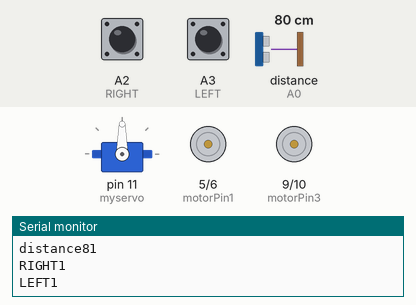
Simulated run of this sketch. Board: Arduino Uno, built with avr-gcc and run on an emulated ATmega328P. On the bench: servo, motor-driver pin pairs drawn as motors (green arrow = first pin HIGH = forward, orange = second pin HIGH = backward, longer = more drive), the last lines printed to the serial monitor. The inputs (shaded band) are chosen by the test bench; at power-on: A2 (RIGHT) HIGH, A3 (LEFT) HIGH, distance to the obstacle (sensor on A0) 80 cm. The echo pulse lasts 58.3 µs per cm.

Above: at 6.6 s.
6.7 s: A2 (RIGHT) pulled LOW for 0.15 s
At 6.8 s:
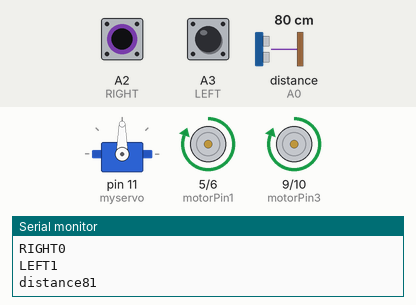
8.3 s: A3 (LEFT) pulled LOW for 0.15 s
At 8.4 s:
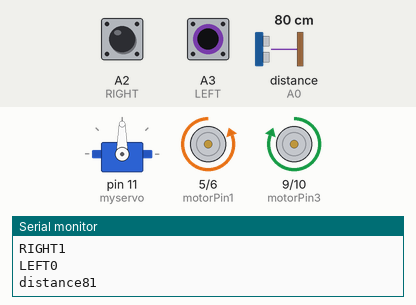
9.9 s: A3 (LEFT) pulled LOW for 3.2 s
At 14.1 s:
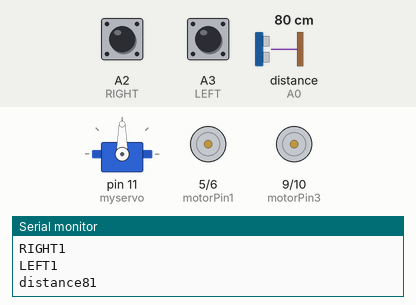
14.6 s: A2 (RIGHT) pulled LOW for 3.2 s
At 16.0 s:
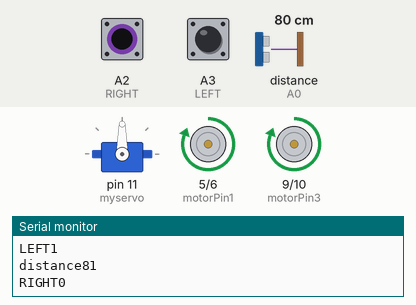
19.3 s: A2 (RIGHT) driven LOW and A3 (LEFT) driven LOW
At 20.3 s:
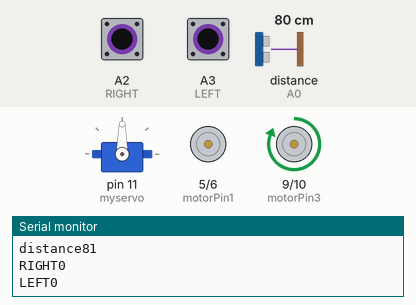
Timing chart, 0 to 21.8 s (numbered marks = the images above; inputs shaded):
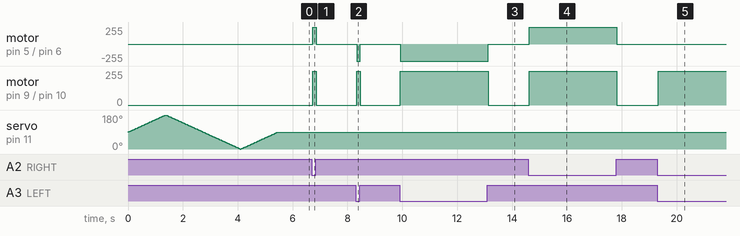

Measured:
- after the input at 6.7 s, motor on pin 5 (motorPin1) / pin 6 (motorPin2), motor on pin 9 (motorPin3) / pin 10 (motorPin4): stopped → forward 255/255 at once, → stopped 0.14 s later
- after the input at 8.3 s, motor on pin 5 (motorPin1) / pin 6 (motorPin2): stopped → backward 255/255 at once, → stopped 0.14 s later; motor on pin 9 (motorPin3) / pin 10 (motorPin4): stopped → forward 255/255 at once, → stopped 0.14 s later
- after the input at 9.9 s, motor on pin 5 (motorPin1) / pin 6 (motorPin2): stopped → backward 255/255 at once, → stopped 3.2 s later; motor on pin 9 (motorPin3) / pin 10 (motorPin4): stopped → forward 255/255 at once, → stopped 3.2 s later
- after the input at 14.6 s, motor on pin 5 (motorPin1) / pin 6 (motorPin2), motor on pin 9 (motorPin3) / pin 10 (motorPin4): stopped → forward 255/255 at once, → stopped 3.2 s later
- after the input at 19.3 s, motor on pin 9 (motorPin3) / pin 10 (motorPin4): stopped → forward 255/255 at once

The sketch:

Robot_follow_human_Project_code.ino
```cpp
#include<NewPing.h>
#include<Servo.h>
#define RIGHT A2
#define LEFT A3
#define TRIGGER_PIN A1
#define ECHO_PIN A0
#define MAX_DISTANCE 100
NewPing sonar(TRIGGER_PIN, ECHO_PIN, MAX_DISTANCE);
//Motor A
const int motorPin1 = 5;
const int motorPin2 = 6;
//Motor B
const int motorPin3 = 9;
const int motorPin4 = 10;
Servo myservo;
int pos =0;
void setup(){
pinMode(motorPin1, OUTPUT);
pinMode(motorPin2, OUTPUT);
pinMode(motorPin3, OUTPUT);
pinMode(motorPin4, OUTPUT);
Serial.begin(9600);
myservo.attach(11);{
for(pos = 90; pos <= 180; pos += 1){
myservo.write(pos);
delay(15);
} for(pos = 180; pos >= 0; pos-= 1) {
myservo.write(pos);
delay(15);
}for(pos = 0; pos<=90; pos += 1) {
myservo.write(pos);
delay(15);
}
}
pinMode(RIGHT, INPUT);
pinMode(LEFT, INPUT);
}
void loop(){
unsigned int distance = sonar.ping_cm();
Serial.print("distance");
Serial.println(distance);
int Right_Value = digitalRead(RIGHT);
int Left_Value = digitalRead(LEFT);
Serial.print("RIGHT");
Serial.println(Right_Value);Serial.print("LEFT");
Serial.println(Left_Value);
if((Right_Value==0) && (distance>=5 && distance<=100)&&(Left_Value==0)){
//forward
analogWrite(motorPin3, 255);
analogWrite(motorPin4, 0);
analogWrite(motorPin1, 0);
analogWrite(motorPin2, 0);
}
else if((Right_Value==0) && (Left_Value==1)) {
//right forword
analogWrite(motorPin1, 255);
analogWrite(motorPin2, 0);
analogWrite(motorPin3, 255);
analogWrite(motorPin4, 0);
}
else if((Right_Value==1)&&(Left_Value==0)) {
//left forward .
analogWrite(motorPin1, 0);
analogWrite(motorPin2, 255);
analogWrite(motorPin3, 255);
analogWrite(motorPin4, 0);
}
else {
//And this code will stop motors
analogWrite(motorPin1, 0);
analogWrite(motorPin2, 0);analogWrite(motorPin3, 0);
analogWrite(motorPin4, 0);
} }
```
